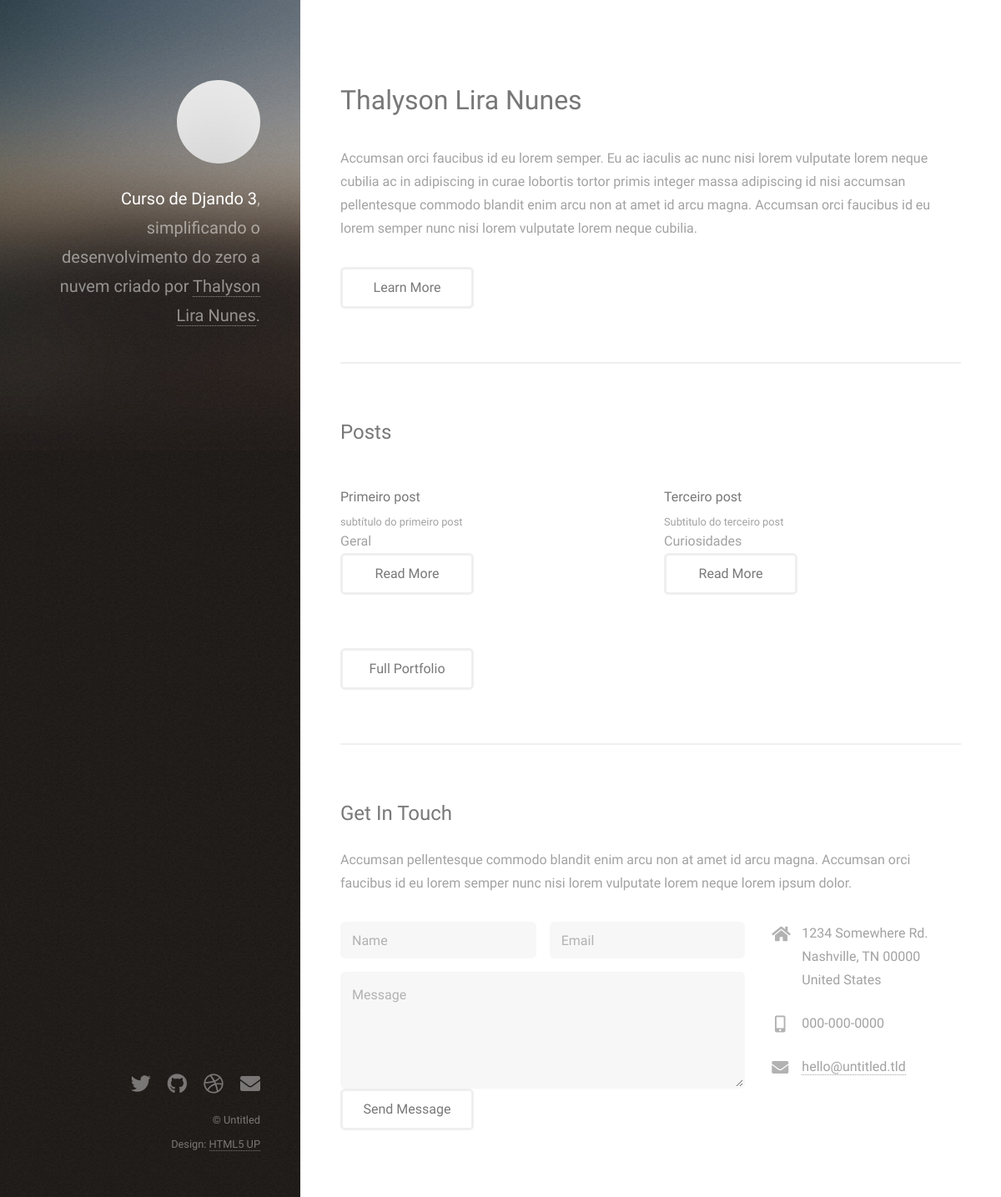
The page / on the database its author committed.
### website/models.py (models this page shows, shortened)
class Post(models.Model):
    title = models.CharField(max_length=100)
    sub_title = models.CharField(max_length=200)
    content = models.TextField()
    categories = models.CharField(
        max_length=2,
        choices=Categorias.choices,
        default=Categorias.GR,
    )
    deleted = models.BooleanField(default=False)
    image = models.ImageField(upload_to='posts', null=True, blank=True)
    def get_categories_label(self):
        return self.get_categories_display()

### website/views.py (the view)
# urls.py: path('', hello_blog, name='home_blog'),
def hello_blog(request):
    tecnologias = ['Django', 'Python', 'Git', 'Html', 'Banco de Dados',
                   'Linux', 'Nginx','Uwsgi','Systemclt']
    list_posts = Post.objects.filter(deleted=False)
    data = {
        'name': 'Curso Django 3',
        'lista': tecnologias,
        'posts': list_posts }
    return render(request, 'index.html', data)

### website/templates/index.html (shortened to what this page needs)
{% load static %}
<!DOCTYPE HTML>
<html>
<head>
	<link rel="stylesheet" href="{% static 'assets/css/main.css' %}" />
</head>
<body class="is-preload">
	<header id="header">
		<div class="inner">
			<a href="#" class="image avatar"><img src="{% static 'images/avatar.jpg' %}" alt="" /></a>
			<h1><strong>Curso de Djando 3</strong>, simplificando o desenvolvimento<br />
				do zero a nuvem<br />
				criado por <a href="#">Thalyson Lira Nunes</a>.</h1>
		</div>
	</header>
	<div id="main">
		<section id="one">
			<header class="major">
				<h2>Thalyson Lira Nunes</h2>
			</header>
			<p>Accumsan orci faucibus id eu lorem semper. Eu ac iaculis ac nunc nisi lorem vulputate lorem neque cubilia
				ac in adipiscing in curae lobortis tortor primis integer massa adipiscing id nisi accumsan pellentesque
				commodo blandit enim arcu non at amet id arcu magna. Accumsan orci faucibus id eu lorem semper nunc nisi
				lorem vulputate lorem neque cubilia.</p>
			<ul class="actions">
				<li><a href="https://github.com/ThalysonLira" class="button">Learn More</a></li>
			</ul>
		</section>
		<section id="two">
			<h2>Posts</h2>
			<div class="row">
				{% for post in posts %}
				<article class="col-6 col-12-xsmall work-item">
					<h3>{{ post.title }}</h3>
					<p>{{ post.sub_title }}</p>
					<span>{{ post.get_categories_label }}</span>
					<ul class="actions">
						<li><a href="{% url 'post_detail' post.id %}" class="button">Read More</a></li>
					</ul>
				</article>
				{% endfor %}
			</div>
			<ul class="actions">
				<li><a href="#" class="button">Full Portfolio</a></li>
			</ul>
		</section>
		<section id="three">
			<h2>Get In Touch</h2>
			<p>Accumsan pellentesque commodo blandit enim arcu non at amet id arcu magna. Accumsan orci faucibus id eu
				lorem semper nunc nisi lorem vulputate lorem neque lorem ipsum dolor.</p>
			<div class="row">
				<div class="col-8 col-12-small">
					<form method="post" action="{% url 'save_form' %}">
						<div class="row gtr-uniform gtr-50">
							<div class="col-6 col-12-xsmall"><input type="text" name="name" id="name"
									placeholder="Name" /></div>
							<div class="col-6 col-12-xsmall"><input type="email" name="email" id="email"
									placeholder="Email" /></div>
							<div class="col-12"><textarea name="message" id="message" placeholder="Message"
									rows="4"></textarea></div>
						</div>
						<input type="submit" value="Send Message" />
					</form>
				</div>
				<div class="col-4 col-12-small">
					<ul class="labeled-icons">
						<li>
							<h3 class="icon solid fa-home"><span class="label">Address</span></h3>
							1234 Somewhere Rd.<br />
							Nashville, TN 00000<br />
							United States
						</li>
						<li>
							<h3 class="icon solid fa-mobile-alt"><span class="label">Phone</span></h3>
							000-000-0000
						</li>
						<li>
							<h3 class="icon solid fa-envelope"><span class="label">Email</span></h3>
							<a href="#">hello@untitled.tld</a>
						</li>
					</ul>
				</div>
			</div>
		</section>
		<footer id="footer">
			<div class="inner">
				<ul class="icons">
					<li><a href="#" class="icon brands fa-twitter"><span class="label">Twitter</span></a></li>
					<li><a href="#" class="icon brands fa-github"><span class="label">Github</span></a></li>
					<li><a href="#" class="icon brands fa-dribbble"><span class="label">Dribbble</span></a></li>
					<li><a href="#" class="icon solid fa-envelope"><span class="label">Email</span></a></li>
				</ul>
				<ul class="copyright">
					<li>&copy; Untitled</li>
					<li>Design: <a href="http://html5up.net">HTML5 UP</a></li>
				</ul>
			</div>
		</footer>
</body>
</html>

### rows shown on the page
Post: title "Primeiro post", sub_title "subtítulo do primeiro post", get_categories_label "Geral"
Post: title "Terceiro post", sub_title "Subtitulo do terceiro post", get_categories_label "Curiosidades"
